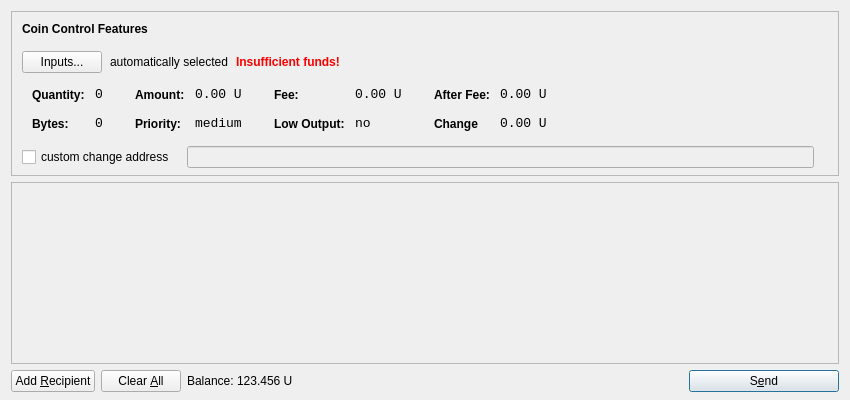
<?xml version="1.0" encoding="UTF-8"?>
<ui version="4.0">
 <class>SendCoinsDialog</class>
 <widget class="QDialog" name="SendCoinsDialog">
  <property name="geometry">
   <rect>
    <x>0</x>
    <y>0</y>
    <width>850</width>
    <height>400</height>
   </rect>
  </property>
  <property name="windowTitle">
   <string>Send Coins</string>
  </property>
  <layout class="QVBoxLayout" name="verticalLayout" stretch="0,1,0">
   <property name="bottomMargin">
    <number>8</number>
   </property>
   <item>
    <widget class="QFrame" name="frameCoinControl">
     <property name="sizePolicy">
      <sizepolicy hsizetype="Expanding" vsizetype="Expanding">
       <horstretch>0</horstretch>
       <verstretch>0</verstretch>
      </sizepolicy>
     </property>
     <property name="maximumSize">
      <size>
       <width>16777215</width>
       <height>16777215</height>
      </size>
     </property>
     <property name="frameShape">
      <enum>QFrame::StyledPanel</enum>
     </property>
     <property name="frameShadow">
      <enum>QFrame::Sunken</enum>
     </property>
     <layout class="QVBoxLayout" name="verticalLayoutCoinControl2">
      <property name="spacing">
       <number>-1</number>
      </property>
      <property name="leftMargin">
       <number>0</number>
      </property>
      <property name="topMargin">
       <number>0</number>
      </property>
      <property name="rightMargin">
       <number>0</number>
      </property>
      <property name="bottomMargin">
       <number>6</number>
      </property>
      <item>
       <layout class="QVBoxLayout" name="verticalLayoutCoinControl" stretch="0,0,0,0,1">
        <property name="spacing">
         <number>0</number>
        </property>
        <property name="leftMargin">
         <number>10</number>
        </property>
        <property name="topMargin">
         <number>10</number>
        </property>
        <item>
         <layout class="QHBoxLayout" name="horizontalLayoutCoinControl1">
          <property name="bottomMargin">
           <number>15</number>
          </property>
          <item>
           <widget class="QLabel" name="labelCoinControlFeatures">
            <property name="sizePolicy">
             <sizepolicy hsizetype="Preferred" vsizetype="Maximum">
              <horstretch>0</horstretch>
              <verstretch>0</verstretch>
             </sizepolicy>
            </property>
            <property name="font">
             <font>
              <weight>75</weight>
              <bold>true</bold>
             </font>
            </property>
            <property name="styleSheet">
             <string notr="true">font-weight:bold;</string>
            </property>
            <property name="text">
             <string>Coin Control Features</string>
            </property>
           </widget>
          </item>
         </layout>
        </item>
        <item>
         <layout class="QHBoxLayout" name="horizontalLayoutCoinControl2" stretch="0,0,0,0">
          <property name="spacing">
           <number>8</number>
          </property>
          <property name="bottomMargin">
           <number>10</number>
          </property>
          <item>
           <widget class="QPushButton" name="pushButtonCoinControl">
            <property name="styleSheet">
             <string notr="true"/>
            </property>
            <property name="text">
             <string>Inputs...</string>
            </property>
           </widget>
          </item>
          <item>
           <widget class="QLabel" name="labelCoinControlAutomaticallySelected">
            <property name="text">
             <string>automatically selected</string>
            </property>
            <property name="margin">
             <number>5</number>
            </property>
           </widget>
          </item>
          <item>
           <widget class="QLabel" name="labelCoinControlInsuffFunds">
            <property name="font">
             <font>
              <weight>75</weight>
              <bold>true</bold>
             </font>
            </property>
            <property name="styleSheet">
             <string notr="true">color:red;font-weight:bold;</string>
            </property>
            <property name="text">
             <string>Insufficient funds!</string>
            </property>
            <property name="margin">
             <number>5</number>
            </property>
           </widget>
          </item>
          <item>
           <spacer name="horizontalSpacerCoinControl">
            <property name="orientation">
             <enum>Qt::Horizontal</enum>
            </property>
            <property name="sizeHint" stdset="0">
             <size>
              <width>40</width>
              <height>1</height>
             </size>
            </property>
           </spacer>
          </item>
         </layout>
        </item>
        <item>
         <widget class="QWidget" name="widgetCoinControl" native="true">
          <property name="sizePolicy">
           <sizepolicy hsizetype="Preferred" vsizetype="Preferred">
            <horstretch>0</horstretch>
            <verstretch>0</verstretch>
           </sizepolicy>
          </property>
          <property name="minimumSize">
           <size>
            <width>0</width>
            <height>0</height>
           </size>
          </property>
          <property name="styleSheet">
           <string notr="true"/>
          </property>
          <layout class="QHBoxLayout" name="horizontalLayoutCoinControl5">
           <property name="margin">
            <number>0</number>
           </property>
           <item>
            <layout class="QHBoxLayout" name="horizontalLayoutCoinControl3" stretch="0,0,0,1">
             <property name="spacing">
              <number>20</number>
             </property>
             <property name="topMargin">
              <number>0</number>
             </property>
             <property name="bottomMargin">
              <number>10</number>
             </property>
             <item>
              <layout class="QFormLayout" name="formLayoutCoinControl1">
               <property name="horizontalSpacing">
                <number>10</number>
               </property>
               <property name="verticalSpacing">
                <number>14</number>
               </property>
               <property name="leftMargin">
                <number>10</number>
               </property>
               <property name="topMargin">
                <number>4</number>
               </property>
               <property name="rightMargin">
                <number>6</number>
               </property>
               <item row="0" column="0">
                <widget class="QLabel" name="labelCoinControlQuantityText">
                 <property name="styleSheet">
                  <string notr="true">font-weight:bold;</string>
                 </property>
                 <property name="text">
                  <string>Quantity:</string>
                 </property>
                 <property name="margin">
                  <number>0</number>
                 </property>
                </widget>
               </item>
               <item row="0" column="1">
                <widget class="QLabel" name="labelCoinControlQuantity">
                 <property name="font">
                  <font>
                   <family>Monospace</family>
                   <pointsize>10</pointsize>
                  </font>
                 </property>
                 <property name="cursor">
                  <cursorShape>IBeamCursor</cursorShape>
                 </property>
                 <property name="contextMenuPolicy">
                  <enum>Qt::ActionsContextMenu</enum>
                 </property>
                 <property name="text">
                  <string>0</string>
                 </property>
                 <property name="margin">
                  <number>0</number>
                 </property>
                 <property name="textInteractionFlags">
                  <set>Qt::LinksAccessibleByMouse|Qt::TextSelectableByKeyboard|Qt::TextSelectableByMouse</set>
                 </property>
                </widget>
               </item>
               <item row="1" column="0">
                <widget class="QLabel" name="labelCoinControlBytesText">
                 <property name="styleSheet">
                  <string notr="true">font-weight:bold;</string>
                 </property>
                 <property name="text">
                  <string>Bytes:</string>
                 </property>
                </widget>
               </item>
               <item row="1" column="1">
                <widget class="QLabel" name="labelCoinControlBytes">
                 <property name="font">
                  <font>
                   <family>Monospace</family>
                   <pointsize>10</pointsize>
                  </font>
                 </property>
                 <property name="cursor">
                  <cursorShape>IBeamCursor</cursorShape>
                 </property>
                 <property name="contextMenuPolicy">
                  <enum>Qt::ActionsContextMenu</enum>
                 </property>
                 <property name="text">
                  <string>0</string>
                 </property>
                 <property name="textInteractionFlags">
                  <set>Qt::LinksAccessibleByMouse|Qt::TextSelectableByKeyboard|Qt::TextSelectableByMouse</set>
                 </property>
                </widget>
               </item>
              </layout>
             </item>
             <item>
              <layout class="QFormLayout" name="formLayoutCoinControl2">
               <property name="horizontalSpacing">
                <number>10</number>
               </property>
               <property name="verticalSpacing">
                <number>14</number>
               </property>
               <property name="leftMargin">
                <number>6</number>
               </property>
               <property name="topMargin">
                <number>4</number>
               </property>
               <property name="rightMargin">
                <number>6</number>
               </property>
               <item row="0" column="0">
                <widget class="QLabel" name="labelCoinControlAmountText">
                 <property name="styleSheet">
                  <string notr="true">font-weight:bold;</string>
                 </property>
                 <property name="text">
                  <string>Amount:</string>
                 </property>
                 <property name="margin">
                  <number>0</number>
                 </property>
                </widget>
               </item>
               <item row="0" column="1">
                <widget class="QLabel" name="labelCoinControlAmount">
                 <property name="font">
                  <font>
                   <family>Monospace</family>
                   <pointsize>10</pointsize>
                  </font>
                 </property>
                 <property name="cursor">
                  <cursorShape>IBeamCursor</cursorShape>
                 </property>
                 <property name="contextMenuPolicy">
                  <enum>Qt::ActionsContextMenu</enum>
                 </property>
                 <property name="text">
                  <string>0.00 U</string>
                 </property>
                 <property name="textInteractionFlags">
                  <set>Qt::LinksAccessibleByMouse|Qt::TextSelectableByKeyboard|Qt::TextSelectableByMouse</set>
                 </property>
                </widget>
               </item>
               <item row="1" column="0">
                <widget class="QLabel" name="labelCoinControlPriorityText">
                 <property name="styleSheet">
                  <string notr="true">font-weight:bold;</string>
                 </property>
                 <property name="text">
                  <string>Priority:</string>
                 </property>
                </widget>
               </item>
               <item row="1" column="1">
                <widget class="QLabel" name="labelCoinControlPriority">
                 <property name="font">
                  <font>
                   <family>Monospace</family>
                   <pointsize>10</pointsize>
                  </font>
                 </property>
                 <property name="cursor">
                  <cursorShape>IBeamCursor</cursorShape>
                 </property>
                 <property name="contextMenuPolicy">
                  <enum>Qt::ActionsContextMenu</enum>
                 </property>
                 <property name="text">
                  <string>medium</string>
                 </property>
                 <property name="textInteractionFlags">
                  <set>Qt::LinksAccessibleByMouse|Qt::TextSelectableByKeyboard|Qt::TextSelectableByMouse</set>
                 </property>
                </widget>
               </item>
              </layout>
             </item>
             <item>
              <layout class="QFormLayout" name="formLayoutCoinControl3">
               <property name="horizontalSpacing">
                <number>10</number>
               </property>
               <property name="verticalSpacing">
                <number>14</number>
               </property>
               <property name="leftMargin">
                <number>6</number>
               </property>
               <property name="topMargin">
                <number>4</number>
               </property>
               <property name="rightMargin">
                <number>6</number>
               </property>
               <item row="0" column="0">
                <widget class="QLabel" name="labelCoinControlFeeText">
                 <property name="styleSheet">
                  <string notr="true">font-weight:bold;</string>
                 </property>
                 <property name="text">
                  <string>Fee:</string>
                 </property>
                 <property name="margin">
                  <number>0</number>
                 </property>
                </widget>
               </item>
               <item row="0" column="1">
                <widget class="QLabel" name="labelCoinControlFee">
                 <property name="font">
                  <font>
                   <family>Monospace</family>
                   <pointsize>10</pointsize>
                  </font>
                 </property>
                 <property name="cursor">
                  <cursorShape>IBeamCursor</cursorShape>
                 </property>
                 <property name="contextMenuPolicy">
                  <enum>Qt::ActionsContextMenu</enum>
                 </property>
                 <property name="text">
                  <string>0.00 U</string>
                 </property>
                 <property name="textInteractionFlags">
                  <set>Qt::LinksAccessibleByMouse|Qt::TextSelectableByKeyboard|Qt::TextSelectableByMouse</set>
                 </property>
                </widget>
               </item>
               <item row="1" column="0">
                <widget class="QLabel" name="labelCoinControlLowOutputText">
                 <property name="styleSheet">
                  <string notr="true">font-weight:bold;</string>
                 </property>
                 <property name="text">
                  <string>Low Output:</string>
                 </property>
                </widget>
               </item>
               <item row="1" column="1">
                <widget class="QLabel" name="labelCoinControlLowOutput">
                 <property name="font">
                  <font>
                   <family>Monospace</family>
                   <pointsize>10</pointsize>
                  </font>
                 </property>
                 <property name="cursor">
                  <cursorShape>IBeamCursor</cursorShape>
                 </property>
                 <property name="contextMenuPolicy">
                  <enum>Qt::ActionsContextMenu</enum>
                 </property>
                 <property name="text">
                  <string>no</string>
                 </property>
                 <property name="textInteractionFlags">
                  <set>Qt::LinksAccessibleByMouse|Qt::TextSelectableByKeyboard|Qt::TextSelectableByMouse</set>
                 </property>
                </widget>
               </item>
              </layout>
             </item>
             <item>
              <layout class="QFormLayout" name="formLayoutCoinControl4">
               <property name="horizontalSpacing">
                <number>10</number>
               </property>
               <property name="verticalSpacing">
                <number>14</number>
               </property>
               <property name="leftMargin">
                <number>6</number>
               </property>
               <property name="topMargin">
                <number>4</number>
               </property>
               <property name="rightMargin">
                <number>6</number>
               </property>
               <item row="0" column="0">
                <widget class="QLabel" name="labelCoinControlAfterFeeText">
                 <property name="styleSheet">
                  <string notr="true">font-weight:bold;</string>
                 </property>
                 <property name="text">
                  <string>After Fee:</string>
                 </property>
                 <property name="margin">
                  <number>0</number>
                 </property>
                </widget>
               </item>
               <item row="0" column="1">
                <widget class="QLabel" name="labelCoinControlAfterFee">
                 <property name="font">
                  <font>
                   <family>Monospace</family>
                   <pointsize>10</pointsize>
                  </font>
                 </property>
                 <property name="cursor">
                  <cursorShape>IBeamCursor</cursorShape>
                 </property>
                 <property name="contextMenuPolicy">
                  <enum>Qt::ActionsContextMenu</enum>
                 </property>
                 <property name="text">
                  <string>0.00 U</string>
                 </property>
                 <property name="textInteractionFlags">
                  <set>Qt::LinksAccessibleByMouse|Qt::TextSelectableByKeyboard|Qt::TextSelectableByMouse</set>
                 </property>
                </widget>
               </item>
               <item row="1" column="0">
                <widget class="QLabel" name="labelCoinControlChangeText">
                 <property name="styleSheet">
                  <string notr="true">font-weight:bold;</string>
                 </property>
                 <property name="text">
                  <string>Change</string>
                 </property>
                </widget>
               </item>
               <item row="1" column="1">
                <widget class="QLabel" name="labelCoinControlChange">
                 <property name="font">
                  <font>
                   <family>Monospace</family>
                   <pointsize>10</pointsize>
                  </font>
                 </property>
                 <property name="cursor">
                  <cursorShape>IBeamCursor</cursorShape>
                 </property>
                 <property name="contextMenuPolicy">
                  <enum>Qt::ActionsContextMenu</enum>
                 </property>
                 <property name="text">
                  <string>0.00 U</string>
                 </property>
                 <property name="textInteractionFlags">
                  <set>Qt::LinksAccessibleByMouse|Qt::TextSelectableByKeyboard|Qt::TextSelectableByMouse</set>
                 </property>
                </widget>
               </item>
              </layout>
             </item>
            </layout>
           </item>
          </layout>
         </widget>
        </item>
        <item>
         <layout class="QHBoxLayout" name="horizontalLayoutCoinControl4" stretch="0,0,0">
          <property name="spacing">
           <number>12</number>
          </property>
          <property name="sizeConstraint">
           <enum>QLayout::SetDefaultConstraint</enum>
          </property>
          <property name="topMargin">
           <number>5</number>
          </property>
          <property name="rightMargin">
           <number>5</number>
          </property>
          <item>
           <widget class="QCheckBox" name="checkBoxCoinControlChange">
            <property name="text">
             <string>custom change address</string>
            </property>
           </widget>
          </item>
          <item>
           <widget class="QLineEdit" name="lineEditCoinControlChange">
            <property name="enabled">
             <bool>false</bool>
            </property>
            <property name="sizePolicy">
             <sizepolicy hsizetype="Expanding" vsizetype="Fixed">
              <horstretch>0</horstretch>
              <verstretch>0</verstretch>
             </sizepolicy>
            </property>
           </widget>
          </item>
          <item>
           <widget class="QLabel" name="labelCoinControlChangeLabel">
            <property name="sizePolicy">
             <sizepolicy hsizetype="Preferred" vsizetype="Expanding">
              <horstretch>0</horstretch>
              <verstretch>0</verstretch>
             </sizepolicy>
            </property>
            <property name="minimumSize">
             <size>
              <width>0</width>
              <height>0</height>
             </size>
            </property>
            <property name="text">
             <string/>
            </property>
            <property name="margin">
             <number>3</number>
            </property>
           </widget>
          </item>
         </layout>
        </item>
        <item>
         <spacer name="verticalSpacerCoinControl">
          <property name="orientation">
           <enum>Qt::Vertical</enum>
          </property>
          <property name="sizeHint" stdset="0">
           <size>
            <width>800</width>
            <height>1</height>
           </size>
          </property>
         </spacer>
        </item>
       </layout>
      </item>
     </layout>
    </widget>
   </item>
   <item>
    <widget class="QScrollArea" name="scrollArea">
     <property name="widgetResizable">
      <bool>true</bool>
     </property>
     <widget class="QWidget" name="scrollAreaWidgetContents">
      <property name="geometry">
       <rect>
        <x>0</x>
        <y>0</y>
        <width>830</width>
        <height>165</height>
       </rect>
      </property>
      <layout class="QVBoxLayout" name="verticalLayout_2">
       <property name="margin">
        <number>0</number>
       </property>
       <item>
        <layout class="QVBoxLayout" name="entries">
         <property name="spacing">
          <number>6</number>
         </property>
        </layout>
       </item>
       <item>
        <spacer name="verticalSpacer">
         <property name="orientation">
          <enum>Qt::Vertical</enum>
         </property>
         <property name="sizeHint" stdset="0">
          <size>
           <width>20</width>
           <height>40</height>
          </size>
         </property>
        </spacer>
       </item>
      </layout>
     </widget>
    </widget>
   </item>
   <item>
    <layout class="QHBoxLayout" name="horizontalLayout">
     <item>
      <widget class="QPushButton" name="addButton">
       <property name="toolTip">
        <string>Send to multiple recipients at once</string>
       </property>
       <property name="text">
        <string>Add &amp;Recipient</string>
       </property>
       <property name="icon">
        <iconset resource="../bitcoin.qrc">
         <normaloff>:/icons/add</normaloff>:/icons/add</iconset>
       </property>
       <property name="autoDefault">
        <bool>false</bool>
       </property>
      </widget>
     </item>
     <item>
      <widget class="QPushButton" name="clearButton">
       <property name="sizePolicy">
        <sizepolicy hsizetype="Minimum" vsizetype="Fixed">
         <horstretch>0</horstretch>
         <verstretch>0</verstretch>
        </sizepolicy>
       </property>
       <property name="toolTip">
        <string>Remove all transaction fields</string>
       </property>
       <property name="text">
        <string>Clear &amp;All</string>
       </property>
       <property name="icon">
        <iconset resource="../bitcoin.qrc">
         <normaloff>:/icons/remove</normaloff>:/icons/remove</iconset>
       </property>
       <property name="autoRepeatDelay">
        <number>300</number>
       </property>
       <property name="autoDefault">
        <bool>false</bool>
       </property>
      </widget>
     </item>
     <item>
      <layout class="QHBoxLayout" name="horizontalLayout_2">
       <property name="spacing">
        <number>3</number>
       </property>
       <item>
        <widget class="QLabel" name="label">
         <property name="sizePolicy">
          <sizepolicy hsizetype="Preferred" vsizetype="Fixed">
           <horstretch>0</horstretch>
           <verstretch>0</verstretch>
          </sizepolicy>
         </property>
         <property name="text">
          <string>Balance:</string>
         </property>
        </widget>
       </item>
       <item>
        <widget class="QLabel" name="labelBalance">
         <property name="sizePolicy">
          <sizepolicy hsizetype="Preferred" vsizetype="Fixed">
           <horstretch>0</horstretch>
           <verstretch>0</verstretch>
          </sizepolicy>
         </property>
         <property name="cursor">
          <cursorShape>IBeamCursor</cursorShape>
         </property>
         <property name="text">
          <string>123.456 U</string>
         </property>
         <property name="textInteractionFlags">
          <set>Qt::LinksAccessibleByMouse|Qt::TextSelectableByKeyboard|Qt::TextSelectableByMouse</set>
         </property>
        </widget>
       </item>
      </layout>
     </item>
     <item>
      <spacer name="horizontalSpacer">
       <property name="orientation">
        <enum>Qt::Horizontal</enum>
       </property>
       <property name="sizeHint" stdset="0">
        <size>
         <width>40</width>
         <height>20</height>
        </size>
       </property>
      </spacer>
     </item>
     <item>
      <widget class="QPushButton" name="sendButton">
       <property name="minimumSize">
        <size>
         <width>150</width>
         <height>0</height>
        </size>
       </property>
       <property name="toolTip">
        <string>Confirm the send action</string>
       </property>
       <property name="text">
        <string>S&amp;end</string>
       </property>
       <property name="icon">
        <iconset resource="../bitcoin.qrc">
         <normaloff>:/icons/send</normaloff>:/icons/send</iconset>
       </property>
       <property name="default">
        <bool>true</bool>
       </property>
      </widget>
     </item>
    </layout>
   </item>
  </layout>
 </widget>
 <resources>
  <include location="../bitcoin.qrc"/>
 </resources>
 <connections/>
</ui>
